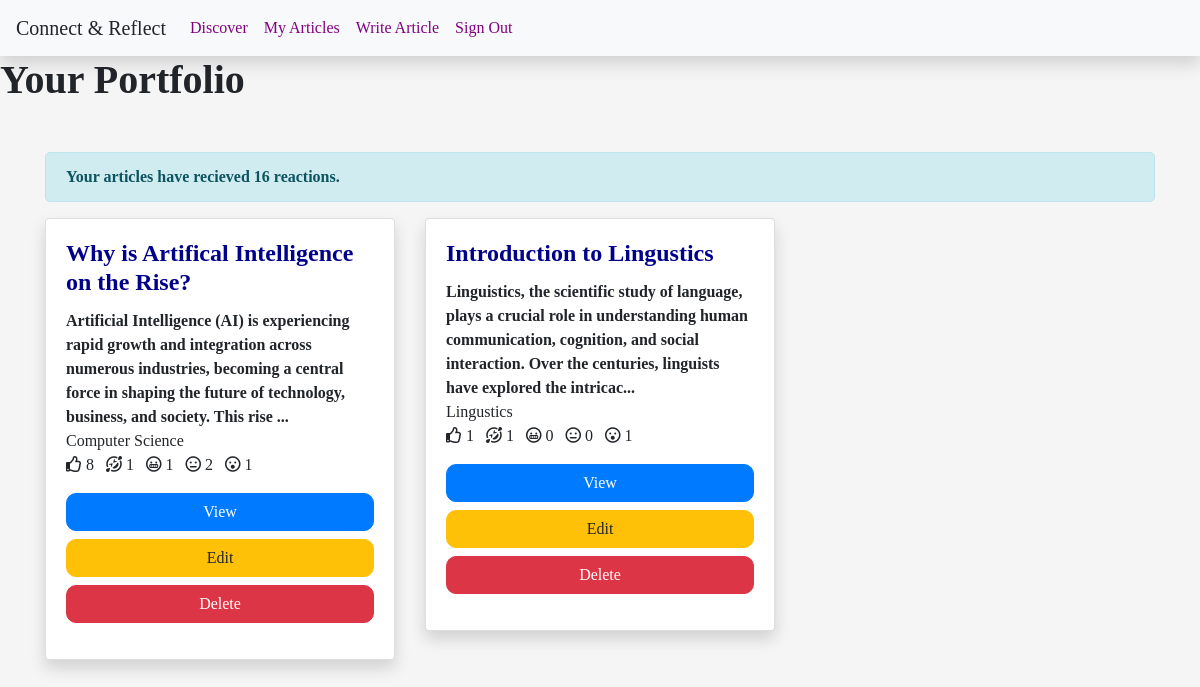
Before: /portfolio (signed in) with the older database file.
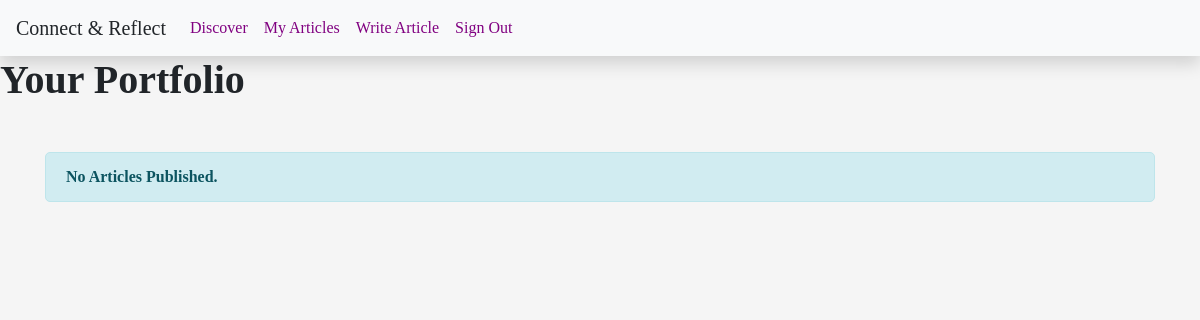
After: the same page with the newer database file.
### app/models.py (models this page shows, shortened)
class Article(db.Model):
    id = db.Column(db.Integer, primary_key=True)
    title = db.Column(db.String(300))
    content = db.Column(db.String(100000))
    likes = db.Column(db.Integer, default=0)
    laughs = db.Column(db.Integer, default=0)
    grimaces = db.Column(db.Integer, default=0)
    blanks = db.Column(db.Integer, default=0)
    surprises = db.Column(db.Integer, default=0)
    author_id = db.Column(db.Integer, db.ForeignKey('user.id'))
    category_id = db.Column(db.Integer, db.ForeignKey('category.id'))

class Category(db.Model):
    id = db.Column(db.Integer, primary_key=True)
    category = db.Column(db.String(300), unique=True)
    articles = db.relationship("Article", backref="category", lazy="dynamic")

### app/views.py (the view)
@app.route("/portfolio")
@login_required
def portfolio():
    user_id = get_id("user", current_user.username)
    user_articles = Article.query.filter_by(author_id=user_id).all()
    total_reactions = 0
    for article in user_articles:
        total_reactions += (article.likes + article.laughs +
                            article.grimaces + article.blanks +
                            article.surprises)
    return render_template("portfolio.html",
                           title="Portfolio",
                           all_articles=user_articles,
                           total_reactions=total_reactions)

### app/Library.py (called while the page is built)
def get_id(table, data):
    if not data:
        return False
    if table == "category":
        for item in Category.query.all():
            if item.category == data:
                return item.id
    elif table == "user":
        for item in User.query.all():
            if item.username == data.upper():
                return item.id
    elif table == "article":
        for item in Article.query.all():
            if item.title == data:
                return item.id
    else:
        logging.error("Error in Library - get_id: Unable to detect table")
        return False
    return False

### app/views.py (called while the page is built)
@login_manager.user_loader
def load_user(user_id):
    return User.query.get(int(user_id))

### app/templates/portfolio.html (shortened to what this page needs)
{% extends "logged_in_base.html" %}
{% block content %}
<h1>
    Your Portfolio
</h1>
<div class="container mt-5">
    {% if all_articles|length == 0 %}
        <div class="alert alert-info" role="alert">
            <b>No Articles Published.</b>
        </div>
    {% else %}
        <div class="alert alert-info" role="alert">
            <b>Your articles have recieved {{total_reactions}} reactions.</b>
        </div>
        <div class="row">
            {% for article in all_articles %}
                <div class="col-md-4 mb-4">
                    <div class="card shadow">
                        <div class="card-body">
                            <h5 class="card-title">{{ article.title }}</h5>
                            <p class="card-text">
                                <b>{{ article.content | truncate(200,True, '...',0) }}</b>
                                {{ article.category.category}}
                                {% include "reactions.html" %}
                                <div>
                                <a href="{{ url_for('view', id=article.id) }}" class="btn btn-primary btn-block">View</a>
                                <a href="{{ url_for('edit', id=article.id) }}" class="btn btn-warning btn-block">Edit</a>
                                <a href="{{ url_for('delete', id=article.id) }}" class="btn btn-danger btn-block">Delete</a>
                                </div>
                            </p>
                        </div>
                    </div>
                </div>
            {% endfor %}
        </div>
    {% endif %}
</div>
{% endblock %}

### app/templates/logged_in_base.html (shortened to what this page needs)
{% extends "base.html" %}
{% block navbar %}
<nav class="navbar navbar-expand-sm navbar-light bg-light shadow">
    <a class="navbar-brand">
        Connect & Reflect
    </a>
    <div class="collapse navbar-collapse" id="navbarSupportedContent">
        <ul class="navbar-nav">
            <li class="nav-item {% if request.path == '/' %}active{% endif %}">
                <a class="nav-link" href="/">Discover</a>
            </li>
            <li class="nav-item {% if request.path == '/portfolio' %}active{% endif %}">
                <a class="nav-link" href="/portfolio">My Articles</a>
            </li>
            <li class="nav-item {% if request.path == '/create' %}active{% endif %}">
                <a class="nav-link" href="/create">Write Article</a>
            </li>
            <li class="nav-item {% if request.path == '/quit' %}active{% endif %}">
                <a class="nav-link" href="/quit">Sign Out</a>
            </li>
        </ul>
    </div>
</nav>
{% endblock %}

### app/templates/base.html (shortened to what this page needs)
<!DOCTYPE html>
<html lang="en">
<head>
    <link rel="stylesheet" href="../static/bootstrap.min.css">
    <link rel="stylesheet" href="../static/styles.css">
    <link rel="stylesheet" href="{{ url_for('static', filename='fontawesome-free-5.3.1-web/css/all.css') }}">
</head>
<body>
    {% block navbar %}{% endblock %}
    {% block content %}{% endblock %}
</body>
</html>

### app/templates/reactions.html (shortened to what this page needs)
<a class="react" id="{{article.id}}">
    <i class="far fa-thumbs-up"></i><span id="likes">&nbsp;{{ article.likes }}</span>
</a>
<a class="react" id="{{article.id}}">
    <i class="far fa-grin-squint-tears"></i><span id="laughs">&nbsp;{{ article.laughs }}</span>
</a>
<a class="react" id="{{article.id}}">
    <i class="far fa-grimace"></i><span id="grimaces">&nbsp;{{ article.grimaces }}</span>
</a>
<a class="react" id="{{article.id}}">
    <i class="far fa-meh"></i><span id="blanks">&nbsp;{{ article.blanks }}</span>
</a>
<a class="react" id="{{article.id}}">
    <i class="far fa-surprise"></i><span id="surprises">&nbsp;{{ article.surprises }}</span>
</a>

### app/static/styles.css (style rules this page uses)
h1 { font-weight: bold; margin-bottom: 20px; }
body { font-family: 'Lucida Sans'; background-color: whitesmoke; }
.nav-link { color: purple !important; transition: color 0.3s; }
.alert { margin-top: 20px; border-radius: 5px; }

Changed rows visible on the page:
removed Article: title "Why is Artifical Intelligence on the Rise?", content "Artificial Intelligence (AI) is experiencing rapid growth and integration across numerous industries, becoming a central force in shaping the future of technology, business, and society. This rise ...", category.category "Computer Science", likes "8", laughs "1", grimaces "1", blanks "2", surprises "1"
removed Article: title "Introduction to Lingustics", content "Linguistics, the scientific study of language, plays a crucial role in understanding human communication, cognition, and social interaction. Over the centuries, linguists have explored the intricac...", category.category "Lingustics", likes "1", laughs "1", grimaces "0", blanks "0", surprises "1"
Other visible differences:
{{ total_reactions }}: "16" → (not shown)
text no longer shown: "Your articles have recieved reactions."
text now shown: "No Articles Published."
